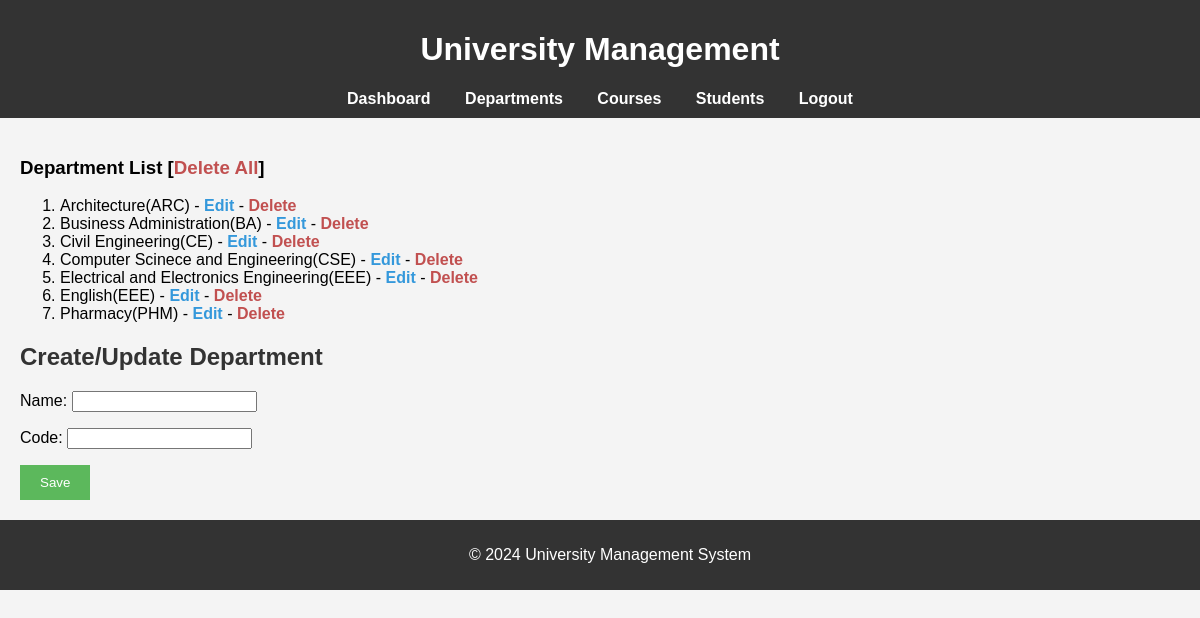
/departments/ (signed in), run on an earlier commit of the app's database.
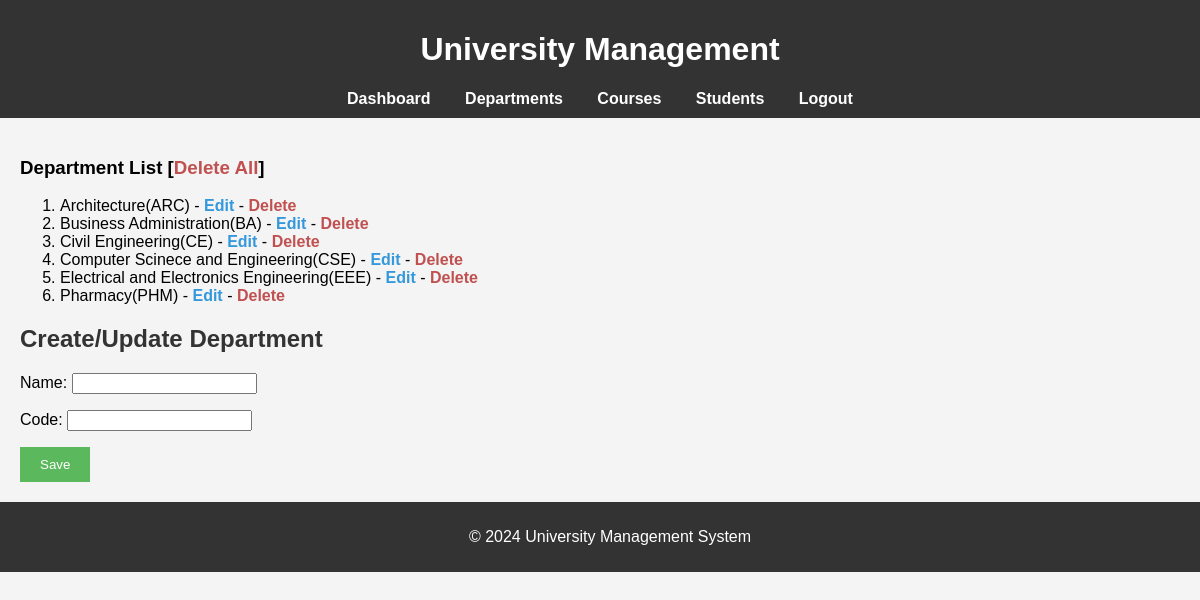
And on a later commit of the database.
### university/models.py (models this page shows, shortened)
class Departments(models.Model):
    name = models.CharField(max_length=50)
    code = models.CharField(max_length=5)
    class Meta:
        ordering = ["name"]

### university/views.py (the view)
# urls.py: path("departments/", views.create_department, name="create_department"),
@login_required(login_url="login")
def create_department(request):
    if request.method == "POST":
        form = DepartmentForm(request.POST)
        if form.is_valid():
            form.save()
            return redirect("create_department")
    form = DepartmentForm()
    return render(request, "departments.html", {"form": form})

### university/forms.py
class DepartmentForm(forms.ModelForm):
    class Meta:
        model = Departments
        fields = "__all__"

### people/context_processor.py (called while the page is built)
def people_processor(request):
    students = Students.objects.all()
    teachers = Teachers.objects.all()
    return {
        "students" : students,
        "teachers" : teachers
    }

### university/context_processor.py (called while the page is built)
def university_processor(request):
    departments = Departments.objects.all()
    courses = Courses.objects.all()
    return {
        "departments" : departments,
        "courses" : courses,
    }

### templates/departments.html (shortened to what this page needs)
{% extends 'base.html' %}
{% block content %}
    <h3>Department List <span>[<a id="delete" href="{% url 'delete_all_departments' %}">Delete All</a>]</span></h3>
    <ol>
        {% for department in departments %}
            <li>{{ department.name }}({{ department.code }}) - <a href="{% url 'edit_department' department.id %}">Edit</a> - <a href="{% url 'delete_department' department.id %}" id="delete">Delete</a></li>
        {% endfor %}
    </ol>
<h2>Create/Update Department</h2>
<form method="POST">
    {{ form.as_p }}
    <button type="submit">Save</button>
</form>
{% endblock %}

What changed in the data, as far as the page shows it:
removed Departments: name "English", code "EEE"
